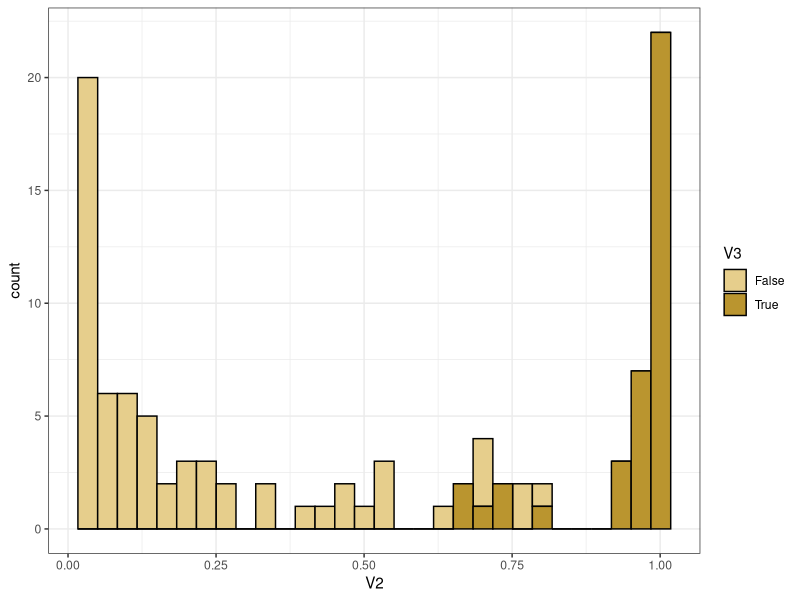

Source code (R):
library(ggplot2)

dat <- read.table("Histogram_Data.txt", header=F, sep='\t')

pdf("Conservation_Histogram.pdf", height=3, width=5)

ggplot(dat, aes(x=V2, fill=V3)) + geom_histogram(color='black') + theme_bw() + scale_fill_manual(values=c('#e6ce8c', '#ba952f'))

dev.off()
